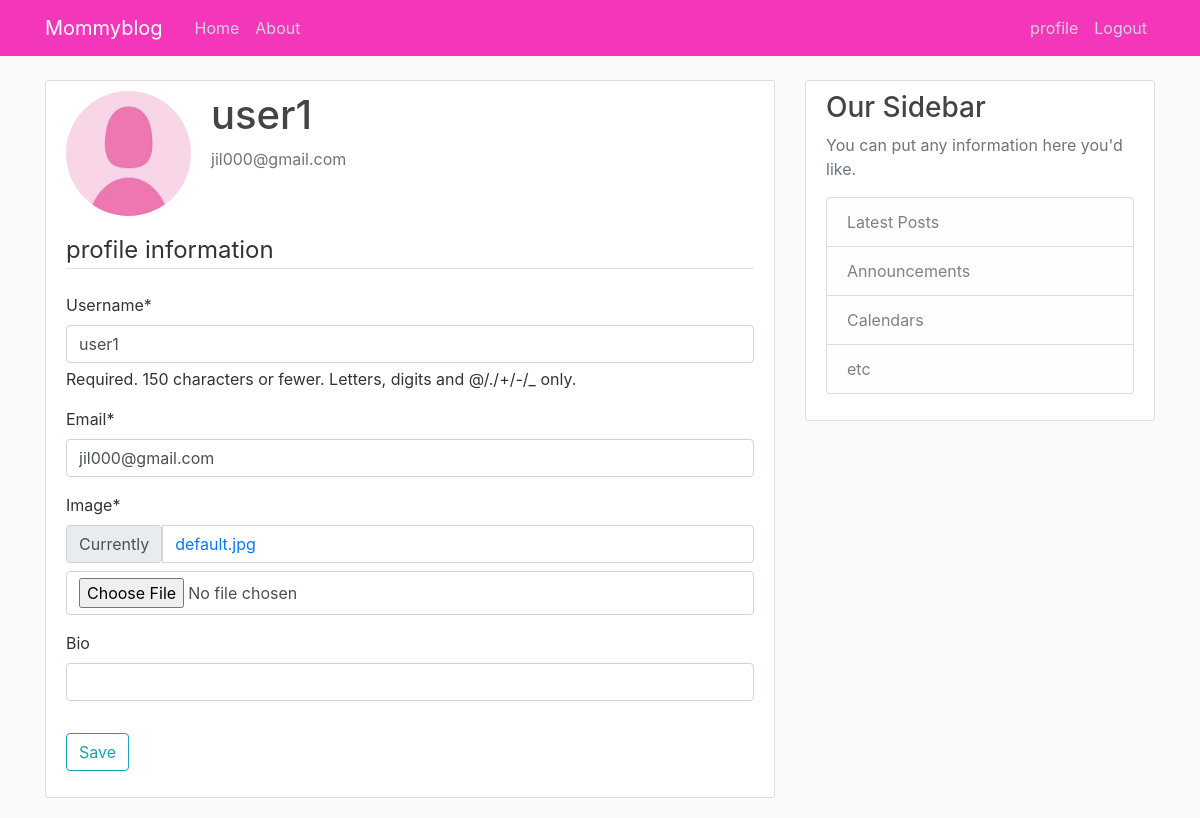
The page /profile/ (signed in) on the database as committed earlier.
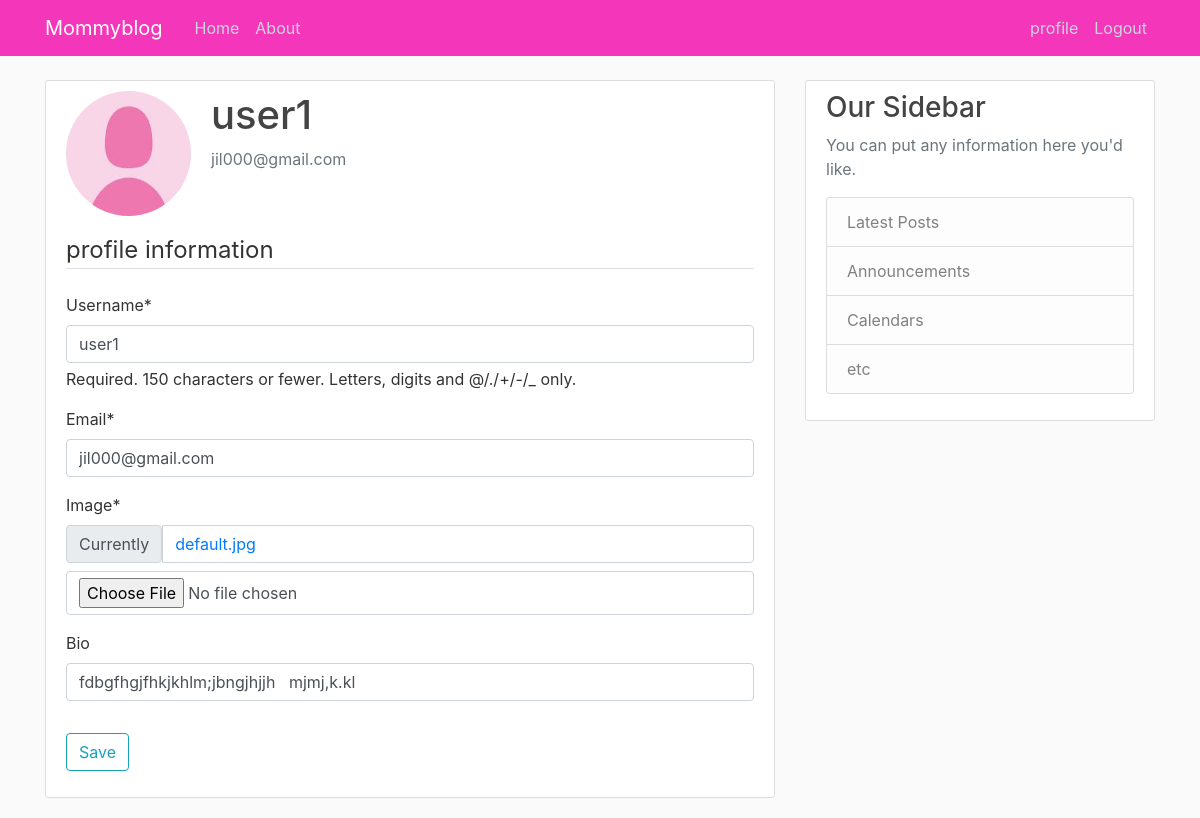
The same page on the database as committed later.
### users/models.py (models this page shows, shortened)
class Profile(models.Model):
    user = models.OneToOneField(User, on_delete=models.CASCADE)
    Bio = models.CharField(max_length=1000, blank=True)
    image = models.ImageField(default='default.jpg', upload_to='profile_photos')

### users/views.py (the view)
# urls.py: path('profile/', views.profile, name='users-profile'),
@login_required
def profile(request):
    if request.method == 'POST':
        u_form = UserUpdateForm(request.POST, instance=request.user)
        p_form = ProfileUpdateForm(request.POST, request.FILES, instance=request.user.profile)
        if u_form.is_valid() and p_form.is_valid():
            u_form.save()
            p_form.save()
            messages.success(request, "Your Profile has been updated!")
            return redirect('users-profile')
    else:
        u_form = UserUpdateForm(instance=request.user)
        p_form = ProfileUpdateForm(instance=request.user.profile)
    context = {
        'u_form': u_form,
        'p_form': p_form
    }
    return render(request, 'users/profile.html', context)

### users/forms.py
class UserUpdateForm(forms.ModelForm):
    email = forms.EmailField()
    class Meta:
        model = User
        fields = ['username', 'email']

class ProfileUpdateForm(forms.ModelForm):
    Bio = forms.CharField(max_length=1000, required=False)
    class Meta:
        model = Profile
        fields = ['image', 'Bio']

### templates/users/profile.html (shortened to what this page needs)
{% extends "base.html" %}
{% load crispy_forms_tags %}
{% block content %}
    <div class="content-section">
      <div class="media">
        <img class="rounded-circle account-img" src="{{ user.profile.image.url }}">
        <div class="media-body">
          <h2 class="account-heading">{{ user.username }}</h2>
          <p class="text-secondary">{{ user.email }}</p>
        </div>
      </div>
        <form method="POST" enctype="multipart/form-data">
          <fieldset class="form-group">
              <legend class="border-bottom mb-4">profile information</legend>
              {{ u_form|crispy }}
              {{ p_form|crispy }}
          </fieldset>
          <div class="form-group">
              <button class="btn btn-outline-info" type="submit">Save</button>
          </div>
      </form>
    </div>
{% endblock content %}

Rows that differ between the two databases and show on the page:
changed Profile: Bio (not shown) → "fdbgfhgjfhkjkhlm;jbngjhjjh mjmj,k.kl"
